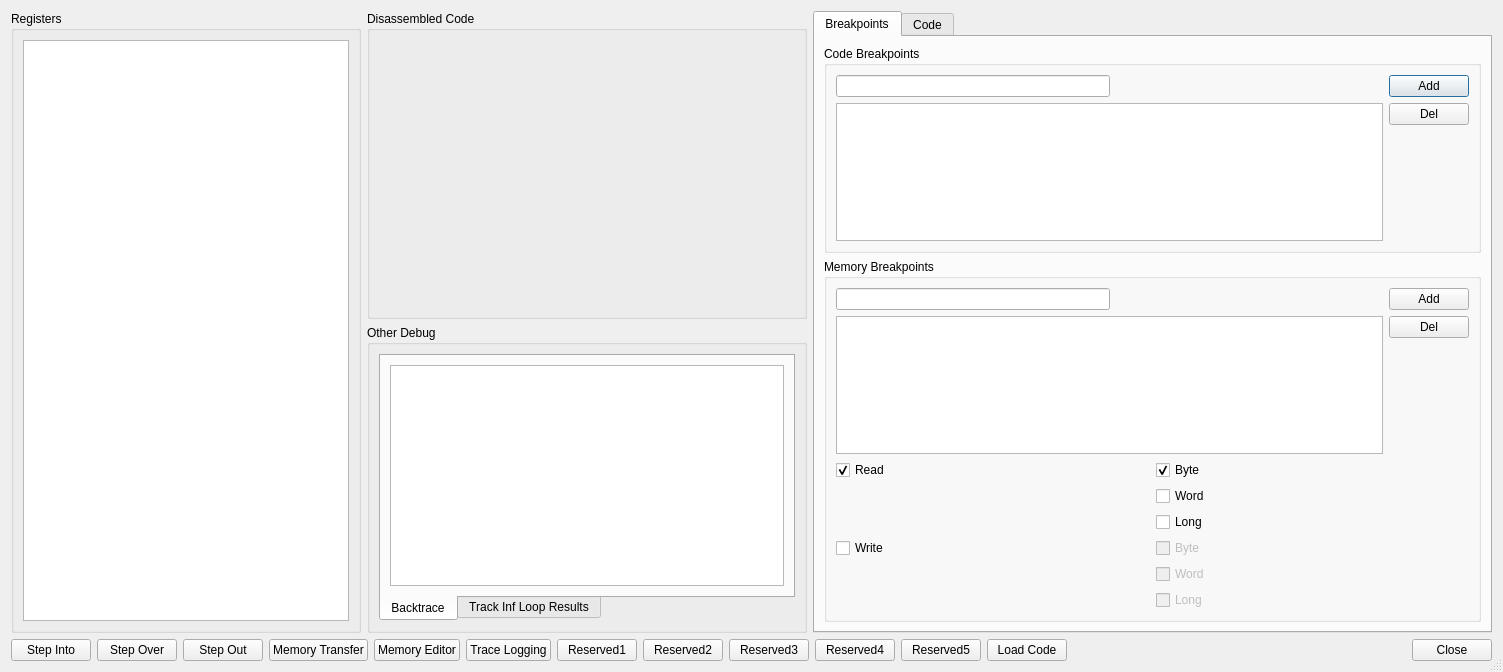
<?xml version="1.0" encoding="UTF-8"?>
<ui version="4.0">
 <class>UIDebugCPU</class>
 <widget class="QDialog" name="UIDebugCPU">
  <property name="geometry">
   <rect>
    <x>0</x>
    <y>0</y>
    <width>1503</width>
    <height>672</height>
   </rect>
  </property>
  <property name="windowTitle">
   <string>Debug CPU</string>
  </property>
  <property name="sizeGripEnabled">
   <bool>true</bool>
  </property>
  <layout class="QVBoxLayout" name="verticalLayout_13">
   <item>
    <layout class="QHBoxLayout" name="horizontalLayout_6">
     <item>
      <widget class="QGroupBox" name="gbRegisters">
       <property name="sizePolicy">
        <sizepolicy hsizetype="Preferred" vsizetype="Preferred">
         <horstretch>0</horstretch>
         <verstretch>0</verstretch>
        </sizepolicy>
       </property>
       <property name="maximumSize">
        <size>
         <width>350</width>
         <height>16777215</height>
        </size>
       </property>
       <property name="title">
        <string>Registers</string>
       </property>
       <layout class="QVBoxLayout" name="verticalLayout_10">
        <item>
         <widget class="QListWidget" name="lwRegisters">
          <property name="sizePolicy">
           <sizepolicy hsizetype="Expanding" vsizetype="Expanding">
            <horstretch>0</horstretch>
            <verstretch>0</verstretch>
           </sizepolicy>
          </property>
          <property name="minimumSize">
           <size>
            <width>120</width>
            <height>0</height>
           </size>
          </property>
          <property name="font">
           <font>
            <family>Courier New</family>
           </font>
          </property>
         </widget>
        </item>
       </layout>
      </widget>
     </item>
     <item>
      <layout class="QVBoxLayout" name="verticalLayout_12">
       <item>
        <widget class="QGroupBox" name="gbDisassembledCode">
         <property name="title">
          <string>Disassembled Code</string>
         </property>
         <layout class="QVBoxLayout" name="verticalLayout_11">
          <item>
           <widget class="UIDisasm" name="lwDisassembledCode" native="true">
            <property name="minimumSize">
             <size>
              <width>416</width>
              <height>0</height>
             </size>
            </property>
            <property name="font">
             <font>
              <family>Courier New</family>
              <pointsize>9</pointsize>
             </font>
            </property>
           </widget>
          </item>
         </layout>
        </widget>
       </item>
       <item>
        <widget class="QGroupBox" name="gbBackTrace">
         <property name="sizePolicy">
          <sizepolicy hsizetype="Preferred" vsizetype="Minimum">
           <horstretch>0</horstretch>
           <verstretch>0</verstretch>
          </sizepolicy>
         </property>
         <property name="title">
          <string>Other Debug</string>
         </property>
         <layout class="QHBoxLayout" name="horizontalLayout_8">
          <item>
           <widget class="QTabWidget" name="tabOtherDebug">
            <property name="sizePolicy">
             <sizepolicy hsizetype="Preferred" vsizetype="Minimum">
              <horstretch>0</horstretch>
              <verstretch>0</verstretch>
             </sizepolicy>
            </property>
            <property name="tabPosition">
             <enum>QTabWidget::South</enum>
            </property>
            <property name="tabShape">
             <enum>QTabWidget::Rounded</enum>
            </property>
            <property name="currentIndex">
             <number>0</number>
            </property>
            <property name="tabsClosable">
             <bool>false</bool>
            </property>
            <widget class="QWidget" name="tab_3">
             <attribute name="title">
              <string>Backtrace</string>
             </attribute>
             <layout class="QVBoxLayout" name="verticalLayout_14">
              <item>
               <widget class="QListWidget" name="lwBackTrace">
                <property name="sizePolicy">
                 <sizepolicy hsizetype="Preferred" vsizetype="Minimum">
                  <horstretch>0</horstretch>
                  <verstretch>0</verstretch>
                 </sizepolicy>
                </property>
                <property name="font">
                 <font>
                  <family>Courier New</family>
                 </font>
                </property>
               </widget>
              </item>
             </layout>
            </widget>
            <widget class="QWidget" name="tab_4">
             <attribute name="title">
              <string>Track Inf Loop Results</string>
             </attribute>
             <layout class="QVBoxLayout" name="verticalLayout_15">
              <item>
               <widget class="QTableWidget" name="twTrackInfLoop">
                <property name="sizePolicy">
                 <sizepolicy hsizetype="Preferred" vsizetype="Minimum">
                  <horstretch>0</horstretch>
                  <verstretch>0</verstretch>
                 </sizepolicy>
                </property>
                <property name="editTriggers">
                 <set>QAbstractItemView::NoEditTriggers</set>
                </property>
                <property name="showDropIndicator" stdset="0">
                 <bool>false</bool>
                </property>
                <property name="dragDropOverwriteMode">
                 <bool>false</bool>
                </property>
                <column>
                 <property name="text">
                  <string>Address</string>
                 </property>
                </column>
                <column>
                 <property name="text">
                  <string>Count</string>
                 </property>
                </column>
               </widget>
              </item>
             </layout>
            </widget>
           </widget>
          </item>
         </layout>
        </widget>
       </item>
      </layout>
     </item>
     <item>
      <widget class="QTabWidget" name="codeTab">
       <property name="sizePolicy">
        <sizepolicy hsizetype="Expanding" vsizetype="Expanding">
         <horstretch>0</horstretch>
         <verstretch>0</verstretch>
        </sizepolicy>
       </property>
       <property name="currentIndex">
        <number>0</number>
       </property>
       <property name="movable">
        <bool>true</bool>
       </property>
       <property name="tabBarAutoHide">
        <bool>true</bool>
       </property>
       <widget class="QWidget" name="">
        <attribute name="title">
         <string>Breakpoints</string>
        </attribute>
        <layout class="QVBoxLayout" name="verticalLayout_16">
         <item>
          <layout class="QVBoxLayout" name="verticalLayout_9">
           <item>
            <widget class="QGroupBox" name="gbCodeBreakpoints">
             <property name="sizePolicy">
              <sizepolicy hsizetype="Preferred" vsizetype="Preferred">
               <horstretch>0</horstretch>
               <verstretch>0</verstretch>
              </sizepolicy>
             </property>
             <property name="title">
              <string>Code Breakpoints</string>
             </property>
             <layout class="QVBoxLayout" name="verticalLayout_5">
              <item>
               <layout class="QHBoxLayout" name="horizontalLayout_2">
                <item>
                 <layout class="QVBoxLayout" name="verticalLayout_2">
                  <item>
                   <layout class="QHBoxLayout" name="horizontalLayout">
                    <item>
                     <widget class="QLineEdit" name="leCodeBreakpoint">
                      <property name="sizePolicy">
                       <sizepolicy hsizetype="Expanding" vsizetype="Fixed">
                        <horstretch>0</horstretch>
                        <verstretch>0</verstretch>
                       </sizepolicy>
                      </property>
                      <property name="inputMask">
                       <string/>
                      </property>
                     </widget>
                    </item>
                    <item>
                     <spacer name="horizontalSpacer">
                      <property name="orientation">
                       <enum>Qt::Horizontal</enum>
                      </property>
                      <property name="sizeHint" stdset="0">
                       <size>
                        <width>40</width>
                        <height>20</height>
                       </size>
                      </property>
                     </spacer>
                    </item>
                   </layout>
                  </item>
                  <item>
                   <widget class="QListWidget" name="lwCodeBreakpoints">
                    <property name="sizePolicy">
                     <sizepolicy hsizetype="Expanding" vsizetype="Expanding">
                      <horstretch>0</horstretch>
                      <verstretch>0</verstretch>
                     </sizepolicy>
                    </property>
                   </widget>
                  </item>
                 </layout>
                </item>
                <item>
                 <layout class="QVBoxLayout" name="verticalLayout">
                  <item>
                   <widget class="QPushButton" name="pbAddCodeBreakpoint">
                    <property name="sizePolicy">
                     <sizepolicy hsizetype="Minimum" vsizetype="Fixed">
                      <horstretch>0</horstretch>
                      <verstretch>0</verstretch>
                     </sizepolicy>
                    </property>
                    <property name="text">
                     <string>Add</string>
                    </property>
                   </widget>
                  </item>
                  <item>
                   <widget class="QPushButton" name="pbDelCodeBreakpoint">
                    <property name="text">
                     <string>Del</string>
                    </property>
                   </widget>
                  </item>
                  <item>
                   <spacer name="verticalSpacer_4">
                    <property name="orientation">
                     <enum>Qt::Vertical</enum>
                    </property>
                    <property name="sizeType">
                     <enum>QSizePolicy::Expanding</enum>
                    </property>
                    <property name="sizeHint" stdset="0">
                     <size>
                      <width>20</width>
                      <height>40</height>
                     </size>
                    </property>
                   </spacer>
                  </item>
                 </layout>
                </item>
               </layout>
              </item>
             </layout>
            </widget>
           </item>
           <item>
            <widget class="QGroupBox" name="gbMemoryBreakpoints">
             <property name="sizePolicy">
              <sizepolicy hsizetype="Preferred" vsizetype="Preferred">
               <horstretch>0</horstretch>
               <verstretch>0</verstretch>
              </sizepolicy>
             </property>
             <property name="title">
              <string>Memory Breakpoints</string>
             </property>
             <layout class="QVBoxLayout" name="verticalLayout_8">
              <item>
               <layout class="QHBoxLayout" name="horizontalLayout_4">
                <item>
                 <layout class="QVBoxLayout" name="verticalLayout_4">
                  <item>
                   <layout class="QHBoxLayout" name="horizontalLayout_3">
                    <item>
                     <widget class="QLineEdit" name="leMemoryBreakpoint">
                      <property name="inputMask">
                       <string/>
                      </property>
                     </widget>
                    </item>
                    <item>
                     <spacer name="horizontalSpacer_2">
                      <property name="orientation">
                       <enum>Qt::Horizontal</enum>
                      </property>
                      <property name="sizeHint" stdset="0">
                       <size>
                        <width>40</width>
                        <height>20</height>
                       </size>
                      </property>
                     </spacer>
                    </item>
                   </layout>
                  </item>
                  <item>
                   <widget class="QListWidget" name="lwMemoryBreakpoints">
                    <property name="sizePolicy">
                     <sizepolicy hsizetype="Expanding" vsizetype="Expanding">
                      <horstretch>0</horstretch>
                      <verstretch>0</verstretch>
                     </sizepolicy>
                    </property>
                   </widget>
                  </item>
                 </layout>
                </item>
                <item>
                 <layout class="QVBoxLayout" name="verticalLayout_3">
                  <item>
                   <widget class="QPushButton" name="pbAddMemoryBreakpoint">
                    <property name="text">
                     <string>Add</string>
                    </property>
                   </widget>
                  </item>
                  <item>
                   <widget class="QPushButton" name="pbDelMemoryBreakpoint">
                    <property name="text">
                     <string>Del</string>
                    </property>
                   </widget>
                  </item>
                  <item>
                   <spacer name="verticalSpacer">
                    <property name="orientation">
                     <enum>Qt::Vertical</enum>
                    </property>
                    <property name="sizeType">
                     <enum>QSizePolicy::Expanding</enum>
                    </property>
                    <property name="sizeHint" stdset="0">
                     <size>
                      <width>20</width>
                      <height>40</height>
                     </size>
                    </property>
                   </spacer>
                  </item>
                 </layout>
                </item>
               </layout>
              </item>
              <item>
               <layout class="QHBoxLayout" name="horizontalLayout_5">
                <item>
                 <layout class="QVBoxLayout" name="verticalLayout_7">
                  <item>
                   <widget class="QCheckBox" name="cbRead">
                    <property name="text">
                     <string>Read</string>
                    </property>
                    <property name="checked">
                     <bool>true</bool>
                    </property>
                   </widget>
                  </item>
                  <item>
                   <spacer name="verticalSpacer_2">
                    <property name="orientation">
                     <enum>Qt::Vertical</enum>
                    </property>
                    <property name="sizeHint" stdset="0">
                     <size>
                      <width>20</width>
                      <height>40</height>
                     </size>
                    </property>
                   </spacer>
                  </item>
                  <item>
                   <widget class="QCheckBox" name="cbWrite">
                    <property name="text">
                     <string>Write</string>
                    </property>
                   </widget>
                  </item>
                  <item>
                   <spacer name="verticalSpacer_3">
                    <property name="orientation">
                     <enum>Qt::Vertical</enum>
                    </property>
                    <property name="sizeHint" stdset="0">
                     <size>
                      <width>20</width>
                      <height>40</height>
                     </size>
                    </property>
                   </spacer>
                  </item>
                 </layout>
                </item>
                <item>
                 <layout class="QVBoxLayout" name="verticalLayout_6">
                  <item>
                   <widget class="QCheckBox" name="cbReadByte">
                    <property name="enabled">
                     <bool>true</bool>
                    </property>
                    <property name="text">
                     <string>Byte</string>
                    </property>
                    <property name="checkable">
                     <bool>true</bool>
                    </property>
                    <property name="checked">
                     <bool>true</bool>
                    </property>
                   </widget>
                  </item>
                  <item>
                   <widget class="QCheckBox" name="cbReadWord">
                    <property name="enabled">
                     <bool>true</bool>
                    </property>
                    <property name="text">
                     <string>Word</string>
                    </property>
                    <property name="checked">
                     <bool>false</bool>
                    </property>
                   </widget>
                  </item>
                  <item>
                   <widget class="QCheckBox" name="cbReadLong">
                    <property name="enabled">
                     <bool>true</bool>
                    </property>
                    <property name="text">
                     <string>Long</string>
                    </property>
                   </widget>
                  </item>
                  <item>
                   <widget class="QCheckBox" name="cbWriteByte">
                    <property name="enabled">
                     <bool>false</bool>
                    </property>
                    <property name="text">
                     <string>Byte</string>
                    </property>
                   </widget>
                  </item>
                  <item>
                   <widget class="QCheckBox" name="cbWriteWord">
                    <property name="enabled">
                     <bool>false</bool>
                    </property>
                    <property name="text">
                     <string>Word</string>
                    </property>
                   </widget>
                  </item>
                  <item>
                   <widget class="QCheckBox" name="cbWriteLong">
                    <property name="enabled">
                     <bool>false</bool>
                    </property>
                    <property name="text">
                     <string>Long</string>
                    </property>
                   </widget>
                  </item>
                 </layout>
                </item>
               </layout>
              </item>
             </layout>
            </widget>
           </item>
          </layout>
         </item>
        </layout>
       </widget>
       <widget class="QWidget" name="codePanel">
        <attribute name="title">
         <string>Code</string>
        </attribute>
        <layout class="QVBoxLayout" name="verticalLayout_17">
         <item>
          <widget class="QTextBrowser" name="codeBrowser">
           <property name="lineWrapMode">
            <enum>QTextEdit::NoWrap</enum>
           </property>
           <property name="openLinks">
            <bool>false</bool>
           </property>
          </widget>
         </item>
        </layout>
       </widget>
      </widget>
     </item>
    </layout>
   </item>
   <item>
    <layout class="QHBoxLayout" name="horizontalLayout_7">
     <item>
      <widget class="QPushButton" name="pbStepInto">
       <property name="text">
        <string>Step Into</string>
       </property>
      </widget>
     </item>
     <item>
      <widget class="QPushButton" name="pbStepOver">
       <property name="text">
        <string>Step Over</string>
       </property>
      </widget>
     </item>
     <item>
      <widget class="QPushButton" name="pbStepOut">
       <property name="text">
        <string>Step Out</string>
       </property>
      </widget>
     </item>
     <item>
      <widget class="QPushButton" name="pbMemoryTransfer">
       <property name="text">
        <string>Memory Transfer</string>
       </property>
      </widget>
     </item>
     <item>
      <widget class="QPushButton" name="pbMemoryEditor">
       <property name="text">
        <string>Memory Editor</string>
       </property>
      </widget>
     </item>
     <item>
       <widget class="QPushButton" name="pbTraceLogging">
         <property name="text">
           <string>Trace Logging</string>
         </property>
       </widget>
     </item>
     <item>
      <widget class="QPushButton" name="pbReserved1">
       <property name="text">
        <string>Reserved1</string>
       </property>
      </widget>
     </item>
     <item>
      <widget class="QPushButton" name="pbReserved2">
       <property name="text">
        <string>Reserved2</string>
       </property>
      </widget>
     </item>
     <item>
      <widget class="QPushButton" name="pbReserved3">
       <property name="text">
        <string>Reserved3</string>
       </property>
      </widget>
     </item>
     <item>
      <widget class="QPushButton" name="pbReserved4">
       <property name="text">
        <string>Reserved4</string>
       </property>
      </widget>
     </item>
     <item>
      <widget class="QPushButton" name="pbReserved5">
       <property name="text">
        <string>Reserved5</string>
       </property>
      </widget>
     </item>
     <item>
      <widget class="QPushButton" name="pbLoadCode">
       <property name="text">
        <string>Load Code</string>
       </property>
      </widget>
     </item>
     <item>
      <spacer name="horizontalSpacer_3">
       <property name="orientation">
        <enum>Qt::Horizontal</enum>
       </property>
       <property name="sizeHint" stdset="0">
        <size>
         <width>40</width>
         <height>20</height>
        </size>
       </property>
      </spacer>
     </item>
     <item>
      <widget class="QDialogButtonBox" name="dbbButtons">
       <property name="standardButtons">
        <set>QDialogButtonBox::Close</set>
       </property>
      </widget>
     </item>
    </layout>
   </item>
  </layout>
 </widget>
 <customwidgets>
  <customwidget>
   <class>UIDisasm</class>
   <extends>QWidget</extends>
   <header>UIDisasm.h</header>
   <container>1</container>
  </customwidget>
 </customwidgets>
 <resources/>
 <connections>
  <connection>
   <sender>dbbButtons</sender>
   <signal>rejected()</signal>
   <receiver>UIDebugCPU</receiver>
   <slot>reject()</slot>
   <hints>
    <hint type="sourcelabel">
     <x>347</x>
     <y>321</y>
    </hint>
    <hint type="destinationlabel">
     <x>335</x>
     <y>376</y>
    </hint>
   </hints>
  </connection>
 </connections>
</ui>
